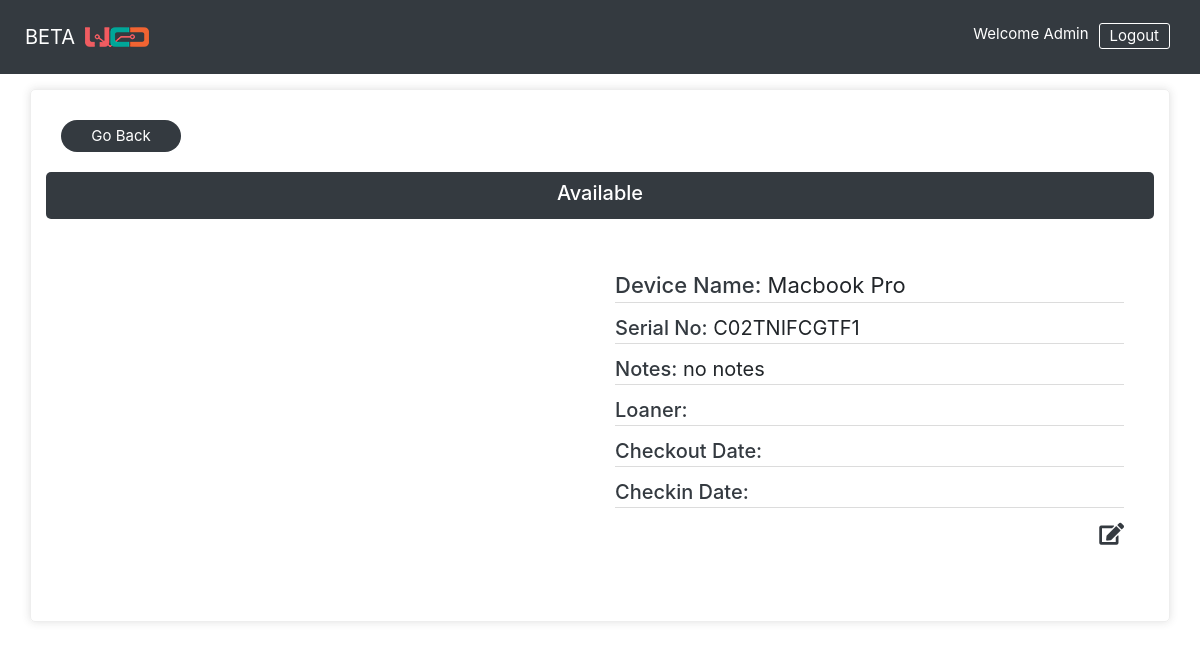
Screenshot of /views/admin/admin-device-info.php/?deviceID=1 (signed in) with the database file from the repository.
### tables this page shows
CREATE TABLE `devices` (
	`id` INT(5) NOT NULL AUTO_INCREMENT,
	`name` VARCHAR(255) NOT NULL,
	`image` VARCHAR(255) NOT NULL,
	`serialNo` VARCHAR(255) NOT NULL,
	`availability` VARCHAR(255) NOT NULL,
	`notes` VARCHAR(255) NOT NULL,
	`category` VARCHAR(255) NOT NULL,
	PRIMARY KEY (`id`)
);

### views/admin/admin-device-info.php (the view, shortened to what this page needs)
<?php
	include("../../includes/config.php");
	include("../../includes/classes/Device.php");
	if(isset($_GET['deviceID'])) {
		$deviceID = $_GET['deviceID'];
	}
	else {
		echo "ID is not set";
	}
	$deviceQuery = "SELECT * FROM `devices` WHERE id='$deviceID'";
	$devicesResult = mysqli_query($con, $deviceQuery);
	$devices = mysqli_fetch_array($devicesResult);
	include("../partials/a2-header.php");
	include("../partials/a2-navigation.php");
?>
<section class="viewDevice">
		<div class="container box-shadow">
			<a class="btn black_button" href="/wcd-asset-tool/views/admin/admin-view-devices.php">Go Back</a>
			<div class="row">
				<div class="col bold viewDevice_top"><h2 class="text-center"><?php echo $devices['availability'] ?></h2></div>
			</div>
			<div class="row">
					<div class="col m-auto text-center viewDevice_middle">
					</div>
					<div class="col container">
						<p class="list header_primary">
							<span class="bold">Device Name:</span>
							<?php echo $devices['name'] ?>
						</p>
						<p class="list font_20">
							<span class="bold">Serial No:</span>
							<?php echo $devices['serialNo'] ?>
						</p>
						<p class="list font_20">
							<span class="bold">Notes:</span>
							<?php echo $devices['notes'] ?>
						</p>
						<p class="list font_20">
							<span class="bold">Loaner:</span>
						</p>
						<p class="list font_20">
							<span class="bold">Checkout Date:</span>
						</p>
						<p class="list font_20">
							<span class="bold">Checkin Date:</span>
						</p>
						<p class="edit_buttons">
							<a href="/wcd-asset-tool/views/admin/edit-device.php/<?php echo  "?deviceID=" . $deviceID ?>" class="btn-alt font_22"><i class="fas fa-edit"></i></a>
						</p>
					</div>
			</div>
		</div>
	</section>
<?php include("../partials/footer.php"); ?>

### public/css/main.css (style rules this page uses)
*, *::after, *::before { margin: 0; padding: 0; }
html { font-size: 62.5%; }
a { text-decoration: none; color: inherit; }
.header_primary, .font_22 { font-size: 2.2rem; }
.font_20, .card-title { font-size: 2rem; }
.box-shadow { box-shadow: 0 0 8px rgba(51, 51, 51, 0.15); border-radius: 5px; border: 1px solid #eee; }
.text-center { text-align: center; }
.bold { color: #343a40; font-weight: 500; }
.btn { cursor: pointer; outline: none; }
.btn-alt { color: #343a40; }
.black_button { background-color: #343a40; color: white; border-radius: 2rem; width: 10vw; font-size: 1.5rem; }
.edit_buttons { text-align: left; }
.viewDevice .container { margin: auto; padding: 3rem; position: relative; }
.viewDevice .list { border-bottom: 1px solid gainsboro; }
.viewDevice_top { margin: 2rem auto; padding: .9rem 0; background-color: #343a40; color: white; border-radius: 5px; }
.edit_buttons { text-align: right; }

### rows the page displays
devices: availability "Available", name "Macbook Pro", serialNo "C02TNIFCGTF1", notes "no notes"

### other values shown
$userLoggedIn "Admin"
